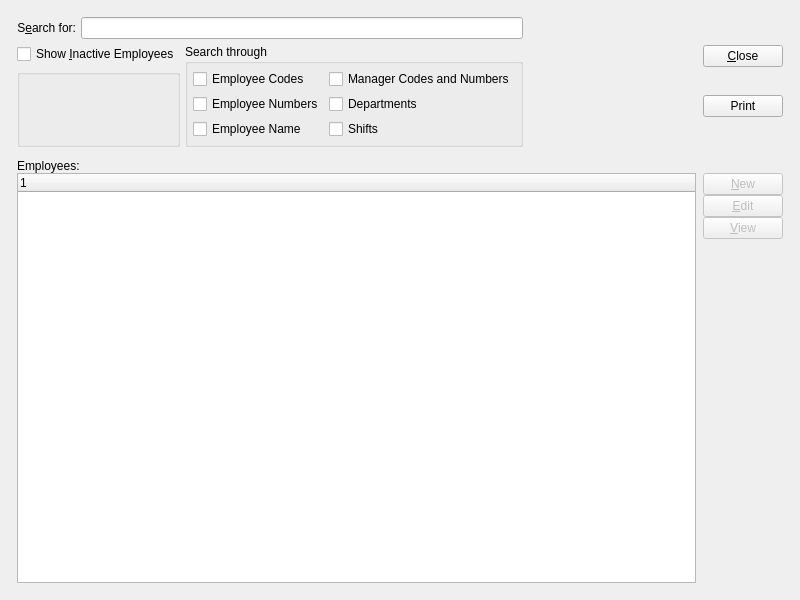
<?xml version="1.0" encoding="UTF-8"?>
<ui version="4.0">
 <comment>This file is part of the xTuple ERP: PostBooks Edition, a free and
open source Enterprise Resource Planning software suite,
Copyright (c) 1999-2019 by OpenMFG LLC, d/b/a xTuple.
It is licensed to you under the Common Public Attribution License
version 1.0, the full text of which (including xTuple-specific Exhibits)
is available at www.xtuple.com/CPAL.  By using this software, you agree
to be bound by its terms.</comment>
 <class>searchForEmp</class>
 <widget class="QWidget" name="searchForEmp">
  <property name="geometry">
   <rect>
    <x>0</x>
    <y>0</y>
    <width>800</width>
    <height>600</height>
   </rect>
  </property>
  <property name="windowTitle">
   <string>Search for Employees</string>
  </property>
  <layout class="QGridLayout" name="gridLayout_4">
   <item row="0" column="0">
    <layout class="QGridLayout" name="gridLayout_3">
     <property name="margin">
      <number>12</number>
     </property>
     <property name="spacing">
      <number>12</number>
     </property>
     <item row="0" column="0">
      <layout class="QHBoxLayout" name="horizontalLayout">
       <item>
        <layout class="QGridLayout" name="gridLayout_2">
         <item row="0" column="0" colspan="2">
          <layout class="QHBoxLayout">
           <property name="spacing">
            <number>5</number>
           </property>
           <item>
            <widget class="QLabel" name="_searchLit">
             <property name="text">
              <string>S&amp;earch for:</string>
             </property>
             <property name="alignment">
              <set>Qt::AlignRight|Qt::AlignTrailing|Qt::AlignVCenter</set>
             </property>
             <property name="buddy">
              <cstring>_search</cstring>
             </property>
            </widget>
           </item>
           <item>
            <widget class="XLineEdit" name="_search"/>
           </item>
          </layout>
         </item>
         <item row="1" column="0">
          <widget class="XCheckBox" name="_showInactive">
           <property name="text">
            <string>Show &amp;Inactive Employees</string>
           </property>
          </widget>
         </item>
         <item row="1" column="1" rowspan="2">
          <widget class="QGroupBox" name="_searchGroup">
           <property name="title">
            <string>Search through</string>
           </property>
           <layout class="QGridLayout">
            <item row="0" column="0">
             <widget class="XCheckBox" name="_searchCode">
              <property name="text">
               <string>Employee Codes</string>
              </property>
             </widget>
            </item>
            <item row="0" column="1">
             <widget class="XCheckBox" name="_searchMgr">
              <property name="text">
               <string>Manager Codes and Numbers</string>
              </property>
             </widget>
            </item>
            <item row="1" column="0">
             <widget class="XCheckBox" name="_searchNumber">
              <property name="text">
               <string>Employee Numbers</string>
              </property>
             </widget>
            </item>
            <item row="1" column="1">
             <widget class="XCheckBox" name="_searchDept">
              <property name="text">
               <string>Departments</string>
              </property>
             </widget>
            </item>
            <item row="2" column="0">
             <widget class="XCheckBox" name="_searchName">
              <property name="text">
               <string>Employee Name</string>
              </property>
             </widget>
            </item>
            <item row="2" column="1">
             <widget class="XCheckBox" name="_searchShift">
              <property name="text">
               <string>Shifts</string>
              </property>
             </widget>
            </item>
           </layout>
          </widget>
         </item>
         <item row="2" column="0">
          <widget class="WarehouseGroup" name="_warehouse">
           <property name="fixedSize">
            <bool>false</bool>
           </property>
          </widget>
         </item>
        </layout>
       </item>
       <item>
        <spacer name="horizontalSpacer">
         <property name="orientation">
          <enum>Qt::Horizontal</enum>
         </property>
         <property name="sizeHint" stdset="0">
          <size>
           <width>0</width>
           <height>20</height>
          </size>
         </property>
        </spacer>
       </item>
       <item>
        <layout class="QVBoxLayout">
         <property name="spacing">
          <number>0</number>
         </property>
         <item>
          <widget class="QPushButton" name="_close">
           <property name="text">
            <string>&amp;Close</string>
           </property>
          </widget>
         </item>
         <item>
          <widget class="QPushButton" name="_print">
           <property name="text">
            <string>Print</string>
           </property>
          </widget>
         </item>
         <item>
          <spacer>
           <property name="orientation">
            <enum>Qt::Vertical</enum>
           </property>
           <property name="sizeType">
            <enum>QSizePolicy::Preferred</enum>
           </property>
           <property name="sizeHint" stdset="0">
            <size>
             <width>20</width>
             <height>0</height>
            </size>
           </property>
          </spacer>
         </item>
        </layout>
       </item>
      </layout>
     </item>
     <item row="1" column="0">
      <widget class="QFrame" name="_frame">
       <property name="sizePolicy">
        <sizepolicy hsizetype="Preferred" vsizetype="Expanding">
         <horstretch>0</horstretch>
         <verstretch>1</verstretch>
        </sizepolicy>
       </property>
       <property name="frameShape">
        <enum>QFrame::NoFrame</enum>
       </property>
       <property name="frameShadow">
        <enum>QFrame::Raised</enum>
       </property>
       <layout class="QGridLayout" name="gridLayout_28">
        <property name="margin">
         <number>0</number>
        </property>
        <item row="0" column="0">
         <layout class="QVBoxLayout">
          <property name="spacing">
           <number>0</number>
          </property>
          <item>
           <widget class="QLabel" name="_empLit">
            <property name="text">
             <string>Employees:</string>
            </property>
            <property name="buddy">
             <cstring>_emp</cstring>
            </property>
           </widget>
          </item>
          <item>
           <layout class="QHBoxLayout">
            <property name="spacing">
             <number>7</number>
            </property>
            <item>
             <widget class="XTreeWidget" name="_emp">
              <property name="sizePolicy">
               <sizepolicy hsizetype="Expanding" vsizetype="Expanding">
                <horstretch>0</horstretch>
                <verstretch>0</verstretch>
               </sizepolicy>
              </property>
             </widget>
            </item>
            <item>
             <layout class="QVBoxLayout">
              <property name="spacing">
               <number>0</number>
              </property>
              <item>
               <widget class="QPushButton" name="_new">
                <property name="enabled">
                 <bool>false</bool>
                </property>
                <property name="text">
                 <string>&amp;New</string>
                </property>
               </widget>
              </item>
              <item>
               <widget class="QPushButton" name="_edit">
                <property name="enabled">
                 <bool>false</bool>
                </property>
                <property name="text">
                 <string>&amp;Edit</string>
                </property>
               </widget>
              </item>
              <item>
               <widget class="QPushButton" name="_view">
                <property name="enabled">
                 <bool>false</bool>
                </property>
                <property name="text">
                 <string>&amp;View</string>
                </property>
               </widget>
              </item>
              <item>
               <spacer>
                <property name="orientation">
                 <enum>Qt::Vertical</enum>
                </property>
                <property name="sizeType">
                 <enum>QSizePolicy::Expanding</enum>
                </property>
                <property name="sizeHint" stdset="0">
                 <size>
                  <width>20</width>
                  <height>20</height>
                 </size>
                </property>
               </spacer>
              </item>
             </layout>
            </item>
           </layout>
          </item>
         </layout>
        </item>
       </layout>
      </widget>
     </item>
    </layout>
   </item>
  </layout>
 </widget>
 <layoutdefault spacing="5" margin="5"/>
 <customwidgets>
  <customwidget>
   <class>WarehouseGroup</class>
   <extends>QGroupBox</extends>
   <header>warehousegroup.h</header>
   <container>1</container>
  </customwidget>
  <customwidget>
   <class>XCheckBox</class>
   <extends>QCheckBox</extends>
   <header>xcheckbox.h</header>
  </customwidget>
  <customwidget>
   <class>XLineEdit</class>
   <extends>QLineEdit</extends>
   <header>xlineedit.h</header>
   <container>1</container>
  </customwidget>
  <customwidget>
   <class>XTreeWidget</class>
   <extends>QTreeWidget</extends>
   <header>xtreewidget.h</header>
   <container>1</container>
  </customwidget>
 </customwidgets>
 <tabstops>
  <tabstop>_search</tabstop>
  <tabstop>_searchCode</tabstop>
  <tabstop>_searchNumber</tabstop>
  <tabstop>_searchMgr</tabstop>
  <tabstop>_searchDept</tabstop>
  <tabstop>_searchShift</tabstop>
  <tabstop>_showInactive</tabstop>
  <tabstop>_emp</tabstop>
  <tabstop>_new</tabstop>
  <tabstop>_edit</tabstop>
  <tabstop>_view</tabstop>
  <tabstop>_print</tabstop>
  <tabstop>_close</tabstop>
 </tabstops>
 <resources/>
 <connections>
  <connection>
   <sender>_emp</sender>
   <signal>valid(bool)</signal>
   <receiver>_view</receiver>
   <slot>setEnabled(bool)</slot>
   <hints>
    <hint type="sourcelabel">
     <x>20</x>
     <y>20</y>
    </hint>
    <hint type="destinationlabel">
     <x>20</x>
     <y>20</y>
    </hint>
   </hints>
  </connection>
  <connection>
   <sender>_close</sender>
   <signal>clicked()</signal>
   <receiver>searchForEmp</receiver>
   <slot>close()</slot>
   <hints>
    <hint type="sourcelabel">
     <x>653</x>
     <y>21</y>
    </hint>
    <hint type="destinationlabel">
     <x>348</x>
     <y>198</y>
    </hint>
   </hints>
  </connection>
 </connections>
</ui>
